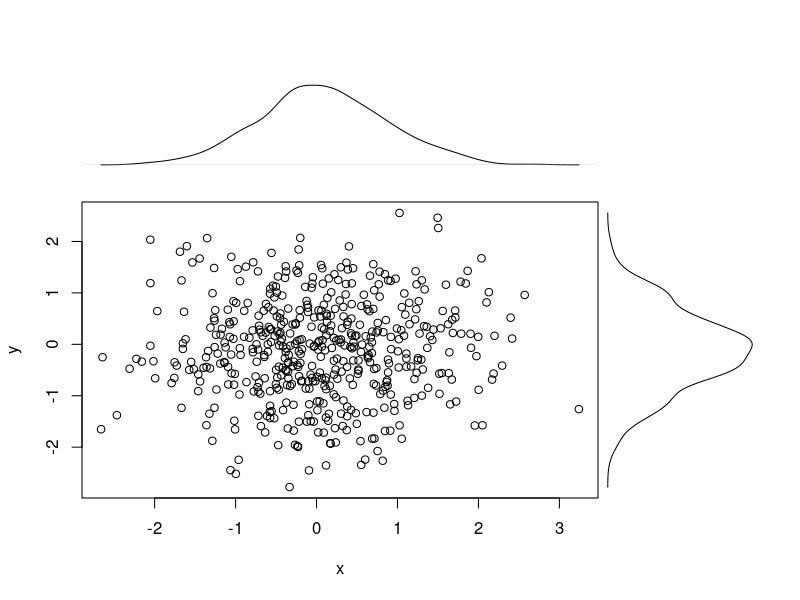
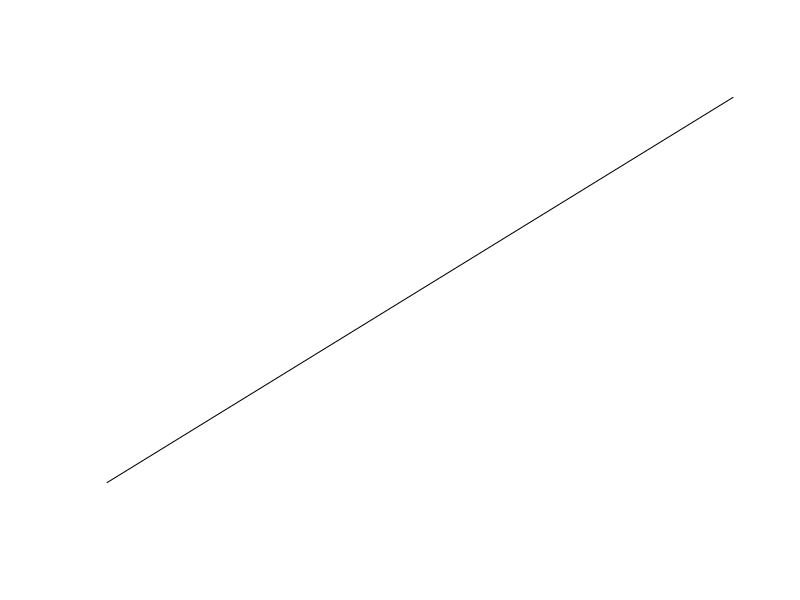

The R source for these figures, in order:
set.seed(123)
x <- rnorm(500)
set.seed(110)
y <- rnorm(500)
opar <- par(no.readonly = TRUE)
par(fig = c(0, 0.8, 0, 0.8))
plot(x, y)
par(fig = c(0, 0.8, 0.55, 1), new = TRUE)
plot(density(x), axes = F, frame.plot = F, xlab = "", ylab = "", main = "")
par(fig = c(0.65, 1, 0, 0.8), new = TRUE)
plot(density(y)$y, density(y)$x,
    axes = F, frame.plot = F,
    xlab = "", ylab = "", main = "", type = "l"
)
par(opar)

sum(mtcars$mpg < 15)

for (i in 1:4) {
    print(i)
}

for (alpha in seq(0, 2, 1 / 18)) {
    x <- cospi(alpha)
    y <- sinpi(alpha)
    print(paste(alpha, ":", "(", x, ",", y, ")", x * x + y * y))
    # par(fig = c(0, 1, 0, 1), new = TRUE)
}
x <- cospi(1/60)
y <- sinpi(1/60)
plot(c(0, x), c(0, y), axes = FALSE, xlab = "", ylab = "", type = "l")
